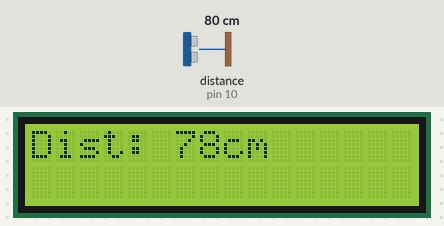
A sketch run on a simulated Arduino Uno, built with avr-gcc and run on an emulated ATmega328P. Parts: 16×2 character LCD. Wiring (inferred from the names in the program): ultrasonic range finder: trigger pin 9; echo pin 10. The test bench sets the inputs (shaded band); at power-on: distance to the obstacle (sensor on pin 10) 80 cm. The echo pulse lasts 58.3 µs per cm; what the sketch prints to the serial monitor is not drawn.

Above: at 1.2 s.
1.3 s: distance to the obstacle (sensor on pin 10) set to 2 cm
At 2.6 s:
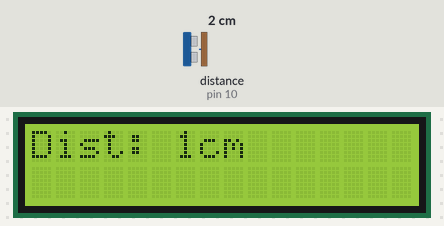
3.6 s: distance to the obstacle (sensor on pin 10) set to 4 cm
At 5.0 s:
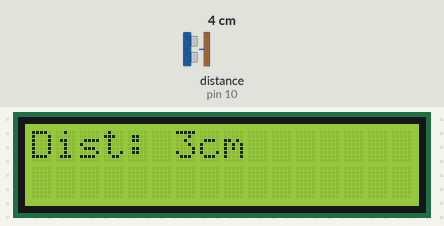
5.6 s: distance to the obstacle (sensor on pin 10) set to 9 cm
At 7.5 s:
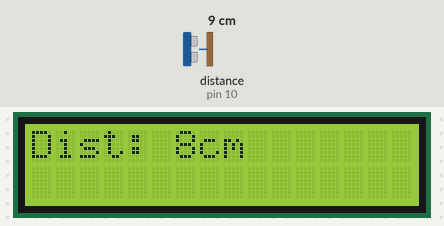
Timing chart, 0 to 9.0 s (numbered marks = the images above; inputs shaded):
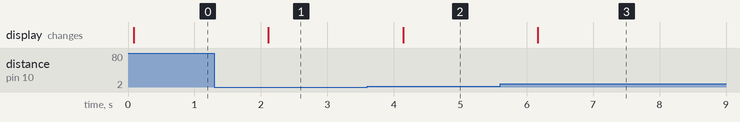

Measured:
- after the input at 1.3 s, the display: changes after 0.81 s (image 1)
- after the input at 3.6 s, the display: changes after 0.54 s (image 2)
- after the input at 5.6 s, the display: changes after 0.57 s (image 3)

The sketch:

miniProject9.ino
```cpp
/*
// 초음파 센서 실습
const int trigPin = 9;
const int echoPin = 10;

long duration;
int distance;

void setup() {
  pinMode(trigPin, OUTPUT);
  pinMode(echoPin, INPUT);
  Serial.begin(9600);
}

void loop() {
  digitalWrite(trigPin, LOW); // 초기화
  delayMicroseconds(10);

  digitalWrite(trigPin, HIGH);
  delayMicroseconds(10);
  digitalWrite(trigPin, LOW);

  duration = pulseIn(echoPin, HIGH);
  distance = duration * 0.034 / 2;
  Serial.print("Distance : ");
  Serial.println(distance);
}
*/

/*
// LCD 실습
#include <Wire.h>
#include <LiquidCrystal_I2C.h>

LiquidCrystal_I2C lcd(0x27,16,2);

void setup() {
  lcd.begin();        // I2C LCD 초기화
  lcd.backlight();   // 백라이트 켜기
  Serial.begin(9600);
  Serial.println("LCD통신 시작");
}

void loop() {
  if (Serial.available()) {
    String a = "";
    lcd.clear();
    while (Serial.available()) {
      char b = char(Serial.read());
      if (b == '\n') break;   // 줄바꿈에서 입력 종료
      else a += b;
    }

    lcd.setCursor(0,0);       // 항상 첫 줄 첫 칸부터 출력
    if (a.length() <= 16) {
      Serial.print("입력: ");
      Serial.println(a);
      lcd.print(a);
    } else {
      Serial.println("plz 16char below");
      lcd.print("plz 16char below");
    }
  }
}
*/

// 미니프로젝트
#include <Wire.h>
#include <LiquidCrystal_I2C.h>

LiquidCrystal_I2C lcd(0x27,16,2);

const int trigPin = 9;
const int echoPin = 10;

long duration;
int distance;

void setup() {
  pinMode(trigPin, OUTPUT);
  pinMode(echoPin, INPUT);
  Serial.begin(9600);
  Serial.println("측정 시작");

  lcd.begin();
  lcd.backlight();
}

void loop() {
  digitalWrite(trigPin, LOW); // 초기화
  delayMicroseconds(10);

  digitalWrite(trigPin, HIGH);
  delayMicroseconds(10);
  digitalWrite(trigPin, LOW);

  duration = pulseIn(echoPin, HIGH);
  distance = duration * 0.034 / 2;

  Serial.print("거리 : ");
  Serial.print(distance);
  Serial.println("cm");

  lcd.setCursor(2,0);
  lcd.clear(); // 없애야 될지도
  lcd.print("Dist: ");
  lcd.print(distance);
  lcd.print("cm");
  delay(1000);
}
```
